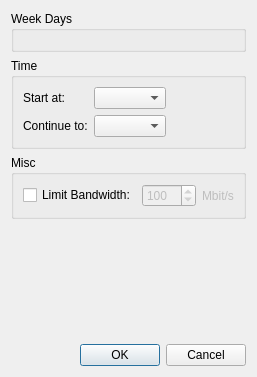
<?xml version="1.0" encoding="UTF-8"?>
<ui version="4.0">
 <class>BackupScheduleDialog</class>
 <widget class="QDialog" name="BackupScheduleDialog">
  <property name="geometry">
   <rect>
    <x>0</x>
    <y>0</y>
    <width>229</width>
    <height>377</height>
   </rect>
  </property>
  <property name="windowTitle">
   <string>Backup Schedule...</string>
  </property>
  <layout class="QVBoxLayout" name="verticalLayout">
   <item>
    <widget class="QGroupBox" name="daysGroupBox">
     <property name="title">
      <string>Week Days</string>
     </property>
     <layout class="QVBoxLayout" name="weekDaysLayout"/>
    </widget>
   </item>
   <item>
    <widget class="QGroupBox" name="timeGroupBox">
     <property name="title">
      <string>Time</string>
     </property>
     <layout class="QFormLayout" name="formLayout">
      <item row="0" column="0">
       <widget class="QLabel" name="label_2">
        <property name="text">
         <string>Start at:</string>
        </property>
       </widget>
      </item>
      <item row="0" column="1">
       <widget class="QComboBox" name="comboBoxTimeStart">
        <property name="sizePolicy">
         <sizepolicy hsizetype="Fixed" vsizetype="Fixed">
          <horstretch>0</horstretch>
          <verstretch>0</verstretch>
         </sizepolicy>
        </property>
       </widget>
      </item>
      <item row="1" column="0">
       <widget class="QLabel" name="label_3">
        <property name="text">
         <string>Continue to:</string>
        </property>
       </widget>
      </item>
      <item row="1" column="1">
       <widget class="QComboBox" name="comboBoxTimeTo">
        <property name="sizePolicy">
         <sizepolicy hsizetype="Fixed" vsizetype="Fixed">
          <horstretch>0</horstretch>
          <verstretch>0</verstretch>
         </sizepolicy>
        </property>
       </widget>
      </item>
     </layout>
    </widget>
   </item>
   <item>
    <widget class="QGroupBox" name="miscGroupBox">
     <property name="title">
      <string>Misc</string>
     </property>
     <layout class="QHBoxLayout" name="horizontalLayout_3" stretch="0,0,1">
      <item>
       <widget class="QCheckBox" name="limitBandwithCheckBox">
        <property name="text">
         <string>Limit Bandwidth:</string>
        </property>
       </widget>
      </item>
      <item>
       <widget class="QSpinBox" name="spinBoxBandwidth">
        <property name="enabled">
         <bool>false</bool>
        </property>
        <property name="minimum">
         <number>1</number>
        </property>
        <property name="maximum">
         <number>9999</number>
        </property>
        <property name="singleStep">
         <number>10</number>
        </property>
        <property name="value">
         <number>100</number>
        </property>
       </widget>
      </item>
      <item>
       <widget class="QLabel" name="bandwidthLabel">
        <property name="enabled">
         <bool>false</bool>
        </property>
        <property name="text">
         <string>Mbit/s</string>
        </property>
       </widget>
      </item>
     </layout>
    </widget>
   </item>
   <item>
    <spacer name="verticalSpacer">
     <property name="orientation">
      <enum>Qt::Vertical</enum>
     </property>
     <property name="sizeHint" stdset="0">
      <size>
       <width>20</width>
       <height>40</height>
      </size>
     </property>
    </spacer>
   </item>
   <item>
    <widget class="QDialogButtonBox" name="buttonBox">
     <property name="orientation">
      <enum>Qt::Horizontal</enum>
     </property>
     <property name="standardButtons">
      <set>QDialogButtonBox::Cancel|QDialogButtonBox::Ok</set>
     </property>
    </widget>
   </item>
  </layout>
 </widget>
 <resources/>
 <connections/>
</ui>
